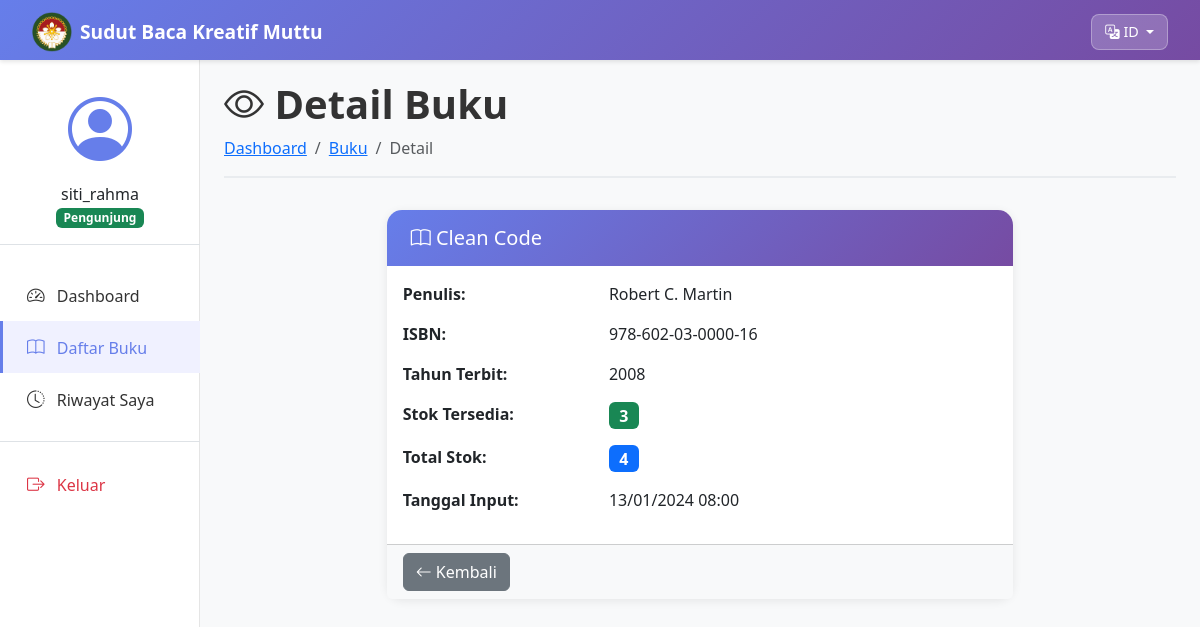
Screenshot of /public/books/view.php?id=16 (signed in) with the database file from the repository.
### tables this page shows
CREATE TABLE books (
    id INT AUTO_INCREMENT PRIMARY KEY,
    title VARCHAR(255) NOT NULL,
    author VARCHAR(100) NOT NULL,
    published_year YEAR,
    isbn VARCHAR(20) UNIQUE,
    available_copies INT DEFAULT 0,
    total_copies INT DEFAULT 0,
    created_at TIMESTAMP DEFAULT CURRENT_TIMESTAMP
);

### src/Models/Book.php (called while the page is built, shortened)
<?php
class Book {
    private $db;
    public function __construct($database) {
        $this->db = $database;
    }
    public function read($id) {
        $stmt = $this->db->prepare("SELECT * FROM books WHERE id = ?");
        $stmt->bind_param("i", $id);
        $stmt->execute();
        $result = $stmt->get_result()->fetch_assoc();
        return $result;
    }
}

### public/books/view.php (the view, shortened to what this page needs)
<?php
require_once '../../config/database.php';
require_once '../../src/Models/Book.php';
$bookId = $_GET['id'] ?? null;
if ($bookId) {
    $bookModel = new Book($db);
    $book = $bookModel->read($bookId);
} else {
    $_SESSION['error'] = 'ID buku tidak valid';
    header("Location: index.php");
    exit;
}
?>
<?php include '../layouts/header.php'; ?>
<?php include '../layouts/sidebar.php'; ?>
<main class="col-md-9 ms-sm-auto col-lg-10 px-md-4">
    <div class="page-header">
        <h1><i class="bi bi-eye"></i> Detail Buku</h1>
        <nav aria-label="breadcrumb">
            <ol class="breadcrumb">
                <li class="breadcrumb-item"><a href="../dashboard.php">Dashboard</a></li>
                <li class="breadcrumb-item"><a href="index.php">Buku</a></li>
                <li class="breadcrumb-item active">Detail</li>
            </ol>
        </nav>
    </div>
    <div class="row justify-content-center">
        <div class="col-lg-8">
            <div class="card">
                <div class="card-header bg-gradient-primary text-white">
                    <h5 class="mb-0"><i class="bi bi-book"></i> <?php echo htmlspecialchars($book['title']); ?></h5>
                </div>
                <div class="card-body">
                    <div class="row mb-3">
                        <div class="col-md-4 fw-bold">Penulis:</div>
                        <div class="col-md-8"><?php echo htmlspecialchars($book['author']); ?></div>
                    </div>
                    <div class="row mb-3">
                        <div class="col-md-4 fw-bold">ISBN:</div>
                        <div class="col-md-8"><?php echo htmlspecialchars($book['isbn'] ?? '-'); ?></div>
                    </div>
                    <div class="row mb-3">
                        <div class="col-md-4 fw-bold">Tahun Terbit:</div>
                        <div class="col-md-8"><?php echo htmlspecialchars($book['published_year'] ?? '-'); ?></div>
                    </div>
                    <div class="row mb-3">
                        <div class="col-md-4 fw-bold">Stok Tersedia:</div>
                        <div class="col-md-8">
                            <span class="badge bg-success fs-6"><?php echo htmlspecialchars($book['available_copies'] ?? 0); ?></span>
                        </div>
                    </div>
                    <div class="row mb-3">
                        <div class="col-md-4 fw-bold">Total Stok:</div>
                        <div class="col-md-8">
                            <span class="badge bg-primary fs-6"><?php echo htmlspecialchars($book['total_copies'] ?? 0); ?></span>
                        </div>
                    </div>
                    <div class="row mb-3">
                        <div class="col-md-4 fw-bold">Tanggal Input:</div>
                        <div class="col-md-8"><?php echo date('d/m/Y H:i', strtotime($book['created_at'])); ?></div>
                    </div>
                </div>
                <div class="card-footer bg-light">
                    <div class="d-flex gap-2">
                        <a href="index.php" class="btn btn-secondary">
                            <i class="bi bi-arrow-left"></i> Kembali
                        </a>
                    </div>
                </div>
            </div>
        </div>
    </div>
</main>
<?php include '../layouts/footer.php'; ?>

### public/layouts/header.php (style rules this page uses)
:root { --primary-gradient: linear-gradient(135deg, #667eea 0%, #764ba2 100%); --sidebar-width: 250px; }
body { font-family: 'Segoe UI', Tahoma, Geneva, Verdana, sans-serif; background-color: #f8f9fa; }
main { margin-left: var(--sidebar-width); padding: 2rem; padding-top: 80px; }
.card { border: none; border-radius: 15px; box-shadow: 0 2px 10px rgba(0,0,0,0.08); margin-bottom: 1.5rem; transition: transform 0.3s; }
.card-header { background: var(--primary-gradient); color: white; border: none; border-radius: 15px 15px 0 0 !important; padding: 1rem 1.5rem; font-weight: 600; }
.bg-gradient-primary { background: linear-gradient(135deg, #667eea 0%, #764ba2 100%); }
.page-header { margin-bottom: 2rem; padding-bottom: 1rem; border-bottom: 2px solid #e9ecef; }
.page-header h1 { color: #333; font-weight: 600; margin-bottom: 0.5rem; }
.breadcrumb { background: transparent; padding: 0; margin: 0; }

### rows the page displays
books: title "Clean Code", author "Robert C. Martin", isbn "978-602-03-0000-16", published_year "2008", available_copies "3", total_copies "4", created_at "13/01/2024 08:00"

### other values shown
__('site_name') "Sudut Baca Kreatif Muttu"
$username "siti_rahma"
__('roles.' . $user_role) "Pengunjung"
__('nav.dashboard') "Dashboard"
__('books.list') "Daftar Buku"
__('nav.logout') "Keluar"
